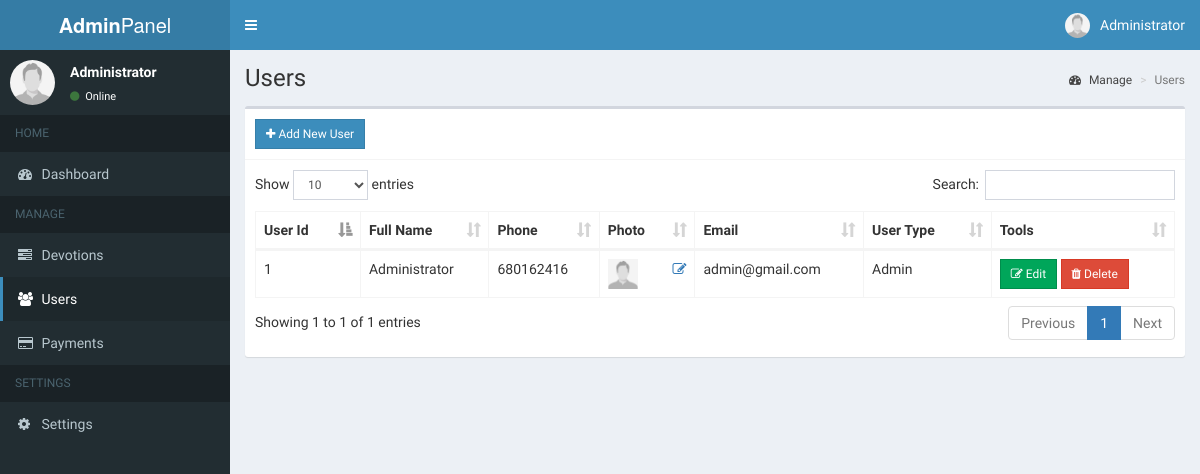
/src/AdminPanel/admin/users.php (signed in), run on the app's committed database.
### tables this page shows
CREATE TABLE IF NOT EXISTS `users` (
  `id` int(200) NOT NULL AUTO_INCREMENT,
  `full_name` varchar(200) NOT NULL,
  `phone` varchar(20) NOT NULL,
  `email` varchar(200) NOT NULL,
  `password` varchar(300) NOT NULL,
  `user_type` varchar(10) DEFAULT 'user',
  `photo` varchar(300) NOT NULL,
  `creation_date` timestamp NOT NULL,
  PRIMARY KEY (`id`),
  UNIQUE KEY `phone` (`phone`)
);

### src/AdminPanel/admin/includes/session.php (called while the page is built, shortened)
<?php
	include 'includes/conn.php';
	$sql = "SELECT * FROM users WHERE id = '".$_SESSION['admin']."'";
	$query = $conn->query($sql);
	$user = $query->fetch_assoc();
?>

### src/AdminPanel/admin/users.php (the view, shortened to what this page needs)
<?php include 'includes/session.php'; ?>
<?php include 'includes/header.php'; ?>
<body class="hold-transition skin-blue sidebar-mini">
<div class="wrapper">
  <?php include 'includes/navbar.php'; ?>
  <?php include 'includes/menubar.php'; ?>
  <div class="content-wrapper">
    <section class="content-header">
      <h1>
        Users
      </h1>
      <ol class="breadcrumb">
        <li><a href="#"><i class="fa fa-dashboard"></i> Manage</a></li>
        <li class="active">Users</li>
      </ol>
    </section>
    <section class="content">
      <div class="row">
        <div class="col-xs-12">
          <div class="box">
            <div class="box-header with-border">
              <a href="#addnew" data-toggle="modal" class="btn btn-primary btn-sm btn-flat"><i class="fa fa-plus"></i> Add New User</a>
            </div>
            <div class="box-body">
              <table id="example1" class="table table-bordered">
                <thead>
                  <th>User Id</th>
                  <th>Full Name</th>
                  <th>Phone</th>
                  <th>Photo</th>
                  <th>Email</th>
                  <th>User Type</th>
                  <th>Tools</th>
                </thead>
                <tbody>
                  <?php
                    $sql = "SELECT * FROM users";
                    $query = $conn->query($sql);
                    while($row = $query->fetch_assoc()){
                      $image = (!empty($row['photo'])) ? '../images/'.$row['photo'] : '../images/profile.jpg';
                      echo "
                        <tr>
                        <td>".$row['id']."</td>
                          <td>".$row['full_name']."</td>
                          <td>".$row['phone']."</td>
                          <td>
                            <img src='".$image."' width='30px' height='30px'>
                            <a href='#edit_photo' data-toggle='modal' class='pull-right photo' data-id='".$row['id']."'><span class='fa fa-edit'></span></a>
                          </td>
                          <td>".$row['email']."</td>
                          <td>".ucfirst($row['user_type'])."</td>
                          <td>
                            <button class='btn btn-success btn-sm edit btn-flat' data-id='".$row['id']."'><i class='fa fa-edit'></i> Edit</button>
                            <button class='btn btn-danger btn-sm delete btn-flat' data-id='".$row['id']."'><i class='fa fa-trash'></i> Delete</button>
                          </td>
                        </tr>
                      ";
                    }
                  ?>
                </tbody>
              </table>
            </div>
          </div>
        </div>
      </div>
    </section>
  </div>
</div>
</body>
</html>

### src/AdminPanel/admin/includes/navbar.php (shortened to what this page needs)
<header class="main-header">
  <a href="#" class="logo">
    <span class="logo-lg"><b>Admin</b>Panel</span>
  </a>
  <nav class="navbar navbar-static-top">
    <a href="#" class="sidebar-toggle" data-toggle="push-menu" role="button">
    </a>
    <div class="navbar-custom-menu">
      <ul class="nav navbar-nav">
        <li class="dropdown user user-menu">
          <a href="#" class="dropdown-toggle" data-toggle="dropdown">
            <img src="<?php echo (!empty($user['photo'])) ? '../images/'.$user['photo'] : '../images/profile.jpg'; ?>" class="user-image" alt="User Image">
            <span class="hidden-xs"><?php echo $user['full_name']; ?></span>
          </a>
        </li>
      </ul>
    </div>
  </nav>
</header>

### src/AdminPanel/admin/includes/menubar.php
<aside class="main-sidebar">
  <section class="sidebar">
    <div class="user-panel">
      <div class="pull-left image">
        <img src="<?php echo (!empty($user['photo'])) ? '../images/'.$user['photo'] : '../images/profile.jpg'; ?>" class="img-circle" alt="User Image">
      </div>
      <div class="pull-left info">
        <p><?php echo $user['full_name']; ?></p>
        <a><i class="fa fa-circle text-success"></i> Online</a>
      </div>
    </div>
    <ul class="sidebar-menu" data-widget="tree">
      <li class="header">HOME</li>
      <li class=""><a href="home.php"><i class="fa fa-dashboard"></i> <span>Dashboard</span></a></li>
      <li class="header">MANAGE</li>
      <li class=""><a href="devotions.php"><i class="fa fa-tasks"></i> <span>Devotions</span></a></li>
      <li class=""><a href="users.php"><i class="fa fa-users"></i> <span>Users</span></a></li>
      <li class=""><a href="payments.php"><i class="fa fa-credit-card"></i> <span>Payments</span></a></li>
      <li class="header">SETTINGS</li>
      <li class=""><a href="settings.php"><i class="fa fa-cog"></i> <span>Settings</span></a></li>
    </ul>
  </section>
</aside>

### data on the page
users: full_name "Administrator", id "1", phone "680162416", email "admin@gmail.com", user_type "Admin"
